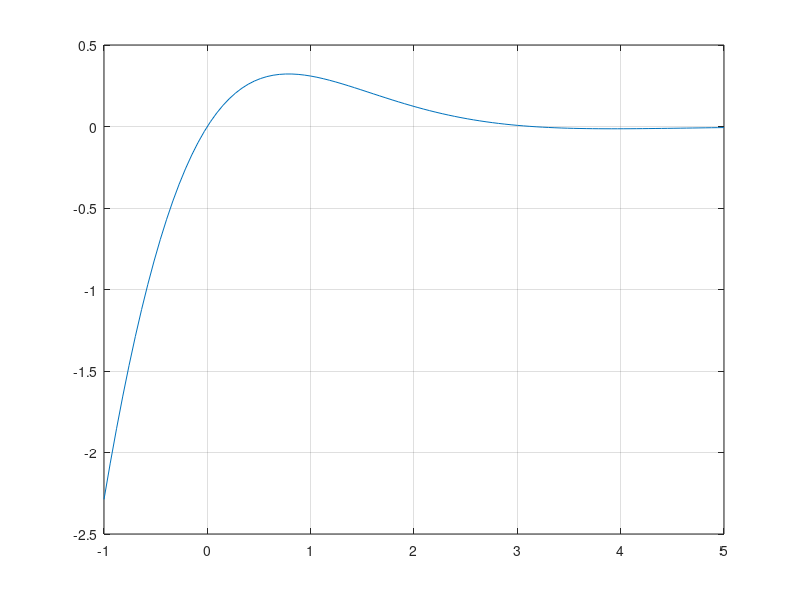

Recreate this plot in MATLAB. (Note: this script raises an error after producing the figure.)
% Esercizio 05

% Dati [parte 1]
f = @(x) exp(-x).*sin(x);
df = @(x) exp(-x).*cos(x) - exp(-x).*sin(x);
a = -1;
b = 5;
toll = 1e-6;
nitmax = 100;

% Richieste [parte 1]
figure(1)
x = linspace(a,b);
y = f(x);
plot(x,y)
grid on

[x,nit] = newton(f,df,-0.5,toll,nitmax)
[x,nit] = newton(f,df,2,toll,nitmax)

% Dati [parte 2]
f = @(x) ((x-1).^2).*(x + 2/5);
df = @(x) 2*(x-1).*(x + 2/5) + (x-1).^2;
a = -1;
b = 2;
toll = 1e-6;
nitmax = 100;

% Richieste [parte 2]
figure(2)
x = linspace(a,b);
y = f(x);
plot(x,y)
grid on

[x,nit] = newton(f,df,-1,toll,nitmax)
[x,nit] = newton(f,df,0.5,toll,nitmax)
